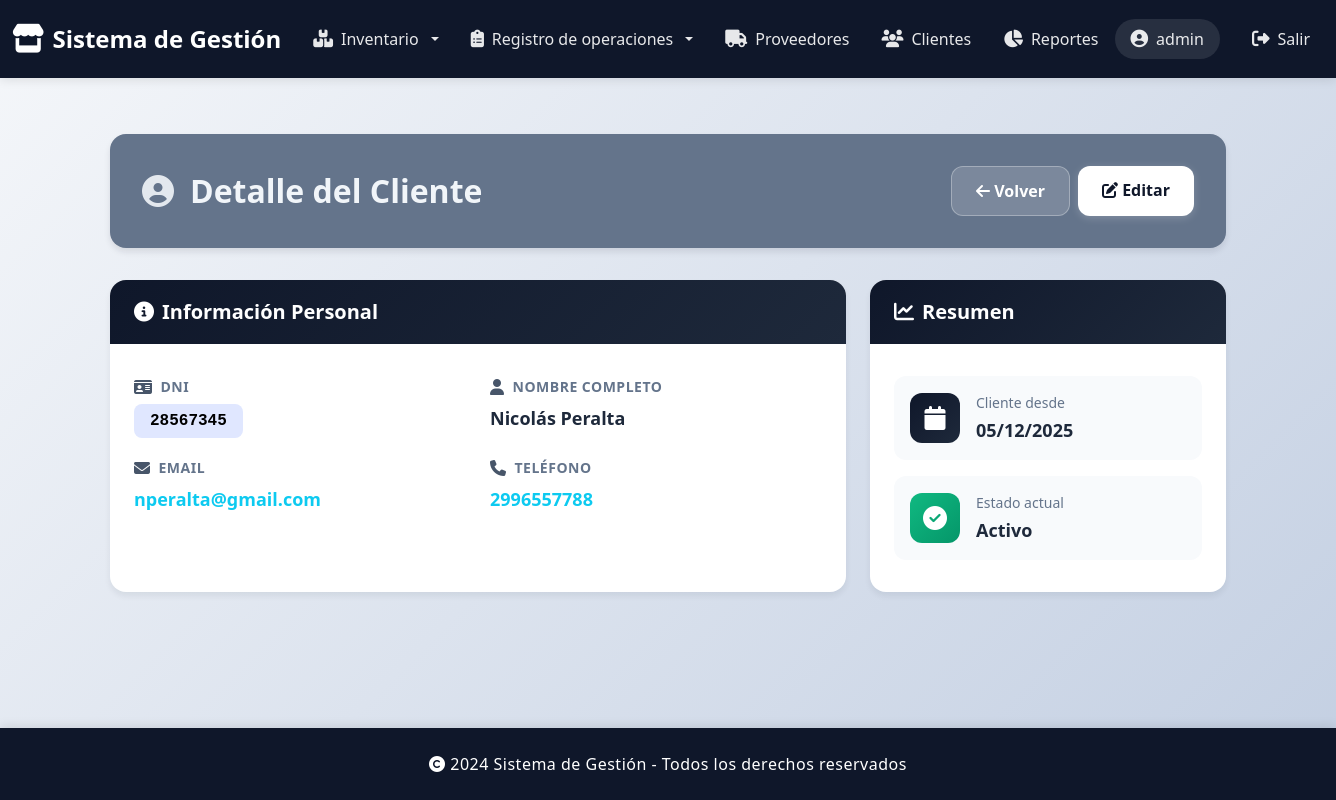
/clientes/clientes/detale/8/ (signed in), run on the app's committed database.
### gestionClientes/models.py (models this page shows, shortened)
class Cliente(models.Model):
    idCliente = models.AutoField(primary_key=True)
    nombre = models.CharField(max_length=100)
    apellido = models.CharField(max_length=100)
    dni = models.CharField(max_length=20, unique=True)
    email = models.EmailField(blank=True)
    telefono = models.CharField(max_length=20, blank=True)
    direccion = models.CharField(max_length=200, blank=True)
    fecha_registro = models.DateTimeField(auto_now_add=True)
    activo = models.BooleanField(default=True)
    class Meta:
        verbose_name = 'Cliente'
        verbose_name_plural = 'Clientes'
    def nombre_completo(self):
        return f"{self.nombre} {self.apellido}"

### gestionClientes/views.py (the view)
# urls.py: path("clientes/detale/<int:id>/", views.cliente_detalle, name="cliente_detalle"),
@login_required
def cliente_detalle(request, id):
    cliente = get_object_or_404(Cliente, idCliente=id)
    return render(request, "detalle.html", {"cliente": cliente})

### gestionClientes/templates/detalle.html (shortened to what this page needs)
{% extends 'base.html' %}
{% load static %}
{% block content %}
<div class="container mt-4 mb-5">
    <div class="page-header bg-slate-neutral">
        <div class="d-flex justify-content-between align-items-center flex-wrap gap-3">
            <h2 class="text-slate-light">
                <i class="fas fa-user-circle"></i>
                <span>Detalle del Cliente</span>
            </h2>
            <div class="d-flex gap-2 flex-wrap">
                <a href="{% url 'clientes_list' %}" class="btn btn-back">
                    <i class="fas fa-arrow-left"></i> Volver
                </a>
                <a href="{% url 'cliente_editar' cliente.idCliente %}" class="btn btn-edit-header">
                    <i class="fas fa-edit"></i> Editar
                </a>
            </div>
        </div>
    </div>
    <div class="row g-4">
        <div class="col-lg-8">
            <div class="detail-card card h-100">
                <div class="card-header">
                    <h5 class="mb-0">
                        <i class="fas fa-info-circle me-2"></i>
                        Información Personal
                    </h5>
                </div>
                <div class="card-body">
                    <div class="row g-4">
                        <div class="col-md-6">
                            <div class="info-item">
                                <label class="info-label">
                                    <i class="fas fa-id-card"></i>
                                    DNI
                                </label>
                                <div class="info-value">
                                    <span class="badge-code">{{ cliente.dni }}</span>
                                </div>
                            </div>
                        </div>
                        <div class="col-md-6">
                            <div class="info-item">
                                <label class="info-label">
                                    <i class="fas fa-user"></i>
                                    Nombre Completo
                                </label>
                                <div class="info-value">
                                    {{ cliente.nombre_completo }}
                                </div>
                            </div>
                        </div>
                        <div class="col-md-6">
                            <div class="info-item">
                                <label class="info-label">
                                    <i class="fas fa-envelope"></i>
                                    Email
                                </label>
                                <div class="info-value">
                                    {% if cliente.email %}
                                        <a href="mailto:{{ cliente.email }}" class="link-info">
                                            {{ cliente.email }}
                                        </a>
                                    {% else %}
                                        <span class="text-muted">No registrado</span>
                                    {% endif %}
                                </div>
                            </div>
                        </div>
                        <div class="col-md-6">
                            <div class="info-item">
                                <label class="info-label">
                                    <i class="fas fa-phone"></i>
                                    Teléfono
                                </label>
                                <div class="info-value">
                                    {% if cliente.telefono %}
                                        <a href="tel:{{ cliente.telefono }}" class="link-info">
                                            {{ cliente.telefono }}
                                        </a>
                                    {% else %}
                                        <span class="text-muted">No registrado</span>
                                    {% endif %}
                                </div>
                            </div>
                        </div>
                    </div>
                </div>
            </div>
        </div>
        <div class="col-lg-4">
            <div class="detail-card card h-100">
                <div class="card-header">
                    <h5 class="mb-0">
                        <i class="fas fa-chart-line me-2"></i>
                        Resumen
                    </h5>
                </div>
                <div class="card-body">
                    <div class="summary-item">
                        <div class="summary-icon bg-primary">
                            <i class="fas fa-calendar"></i>
                        </div>
                        <div class="summary-content">
                            <span class="summary-label">Cliente desde</span>
                            <span class="summary-value">{{ cliente.fecha_registro|date:"d/m/Y" }}</span>
                        </div>
                    </div>
                    <div class="summary-item">
                        <div class="summary-icon bg-success">
                            <i class="fas fa-check-circle"></i>
                        </div>
                        <div class="summary-content">
                            <span class="summary-label">Estado actual</span>
                            <span class="summary-value">
                                {% if cliente.activo %}Activo{% else %}Inactivo{% endif %}
                            </span>
                        </div>
                    </div>
                </div>
            </div>
        </div>
    </div>
</div>
{% endblock %}

### templates/base.html (shortened to what this page needs)
<!DOCTYPE html>
<html lang="es">
<head>
    <link href="https://cdn.jsdelivr.net/npm/bootstrap@5.3.0/dist/css/bootstrap.min.css" rel="stylesheet">
    <link rel="stylesheet" href="https://cdnjs.cloudflare.com/ajax/libs/font-awesome/6.4.0/css/all.min.css">
</head>
<body>
    <nav class="navbar navbar-expand-lg navbar-dark">
        <div class="container-fluid">
            <a class="navbar-brand" href="/">
                <i class="fas fa-store"></i>
                <span>Sistema de Gestión</span>
            </a>
            <div class="collapse navbar-collapse" id="navbarNav">
                <ul class="navbar-nav me-auto">
                    <li class="nav-item dropdown">
                        <a class="nav-link dropdown-toggle" href="#" role="button" data-bs-toggle="dropdown" aria-expanded="false">
                            <i class="fas fa-boxes"></i> Inventario
                        </a>
                    </li>
                    <li class="nav-item dropdown">
                        <a class="nav-link dropdown-toggle" href="#" role="button" data-bs-toggle="dropdown" aria-expanded="false">
                            <i class="fa-solid fa-clipboard-list"></i> Registro de operaciones
                        </a>
                    </li>
                    <li class="nav-item">
                        <a class="nav-link" href="{% url 'proveedores_list' %}">
                            <i class="fas fa-truck"></i> Proveedores
                        </a>
                    </li>
                    <li class="nav-item">
                        <a class="nav-link" href="{% url 'clientes_list' %}">
                            <i class="fas fa-users"></i> Clientes
                        </a>
                    </li>
                    <li class="nav-item">
                        <a class="nav-link" href="{% url 'gestionInformes:dashboard' %}">
                            <i class="fa-solid fa-chart-pie"></i> Reportes
                        </a>
                    </li>
                </ul>
                <ul class="navbar-nav">
                    {% if user.is_authenticated %}
                        <li class="nav-item me-3">
                            <span class="nav-link">
                                <i class="fas fa-user-circle"></i> {{ user.username }}
                            </span>
                        </li>
                        <li class="nav-item">
                            <a class="nav-link" href="{% url 'logout' %}">
                                <i class="fas fa-sign-out-alt"></i> Salir
                            </a>
                        </li>
                    {% endif %}
                </ul>
            </div>
        </div>
    </nav>
    <main>
        {% block content %}{% endblock %}
    </main>
    <footer class="text-white text-center">
        <div class="container">
            <p class="mb-0">
                <i class="fas fa-copyright"></i> 2024 Sistema de Gestión - Todos los derechos reservados
            </p>
        </div>
    </footer>
</body>
</html>

### templates/base.html (style rules this page uses)
:root { --slate-primary: #0f172a; --slate-secondary: #1e293b; --slate-tertiary: #334155; --slate-accent: #475569; --slate-light: #f1f5f9; --slate-success: #10b981; --slate-neutral: #64748b; }
.text-slate-light { color: var(--slate-light) !important; }
.bg-slate-neutral { background-color: var(--slate-neutral) !important; }
* { margin: 0; padding: 0; }
body { background: linear-gradient(135deg, #f5f7fa 0%, #c3cfe2 100%); display: flex; flex-direction: column; min-height: 100vh; font-family: 'Segoe UI', Tahoma, Geneva, Verdana, sans-serif; }
.navbar { background: #0f172a !important; box-shadow: 0 2px 10px rgba(0, 0, 0, 0.1); padding: 1rem 0; }
.navbar-brand { font-weight: 700; font-size: 1.5rem; color: #fff !important; transition: all 0.3s ease; display: flex; align-items: center; gap: 0.5rem; }
.navbar-brand i { font-size: 1.8rem; }
.nav-link { color: rgba(255, 255, 255, 0.9) !important; font-weight: 500; padding: 0.5rem 1rem !important; border-radius: 8px; transition: all 0.3s ease; display: flex; align-items: center; gap: 0.5rem; }
.nav-link i { font-size: 1.1rem; }
main { flex: 1; padding: 2rem 0; }
.card { border: none; border-radius: 15px; box-shadow: var(--card-shadow); transition: all 0.3s ease; overflow: hidden; }
footer { background: #0f172a; box-shadow: 0 -2px 10px rgba(0, 0, 0, 0.1); padding: 1.5rem 0; }
footer p { margin: 0; font-weight: 500; letter-spacing: 0.5px; }
.nav-item span.nav-link { background-color: rgba(255, 255, 255, 0.1); border-radius: 20px; padding: 0.5rem 1rem !important; }
html { scroll-behavior: smooth; }
main { animation: fadeIn 0.5s ease-in; }

### gestionClientes/templates/detalle.html (style rules this page uses)
.page-header { border-radius: 1rem; padding: 2rem; margin-bottom: 2rem; box-shadow: 0 4px 6px rgba(15, 23, 42, 0.1); }
.page-header h2 { margin: 0; font-weight: 700; display: flex; align-items: center; gap: 1rem; }
.page-header h2 i { font-size: 2rem; opacity: 0.9; }
.btn-back { background: rgba(255, 255, 255, 0.15); color: white; font-weight: 600; padding: 0.75rem 1.5rem; border-radius: 0.75rem; border: 1px solid rgba(255, 255, 255, 0.3); transition: all 0.3s ease; text-decoration: none; }
.btn-edit-header { background: white; color: var(--slate-primary); font-weight: 600; padding: 0.75rem 1.5rem; border-radius: 0.75rem; border: none; box-shadow: 0 2px 8px rgba(255, 255, 255, 0.2); transition: all 0.3s ease; text-decoration: none; }
.detail-card { border: none; border-radius: 1rem; box-shadow: 0 4px 6px rgba(15, 23, 42, 0.07); overflow: hidden; animation: fadeIn 0.5s ease; }
.detail-card .card-header { background: linear-gradient(135deg, var(--slate-primary) 0%, var(--slate-secondary) 100%); color: white; padding: 1.25rem 1.5rem; border: none; }
.detail-card .card-header h5 { font-weight: 600; margin: 0; display: flex; align-items: center; }
.detail-card .card-body { padding: 2rem 1.5rem; }
.info-item { display: flex; flex-direction: column; gap: 0.5rem; }
.info-label { color: var(--slate-neutral); font-weight: 600; font-size: 0.875rem; display: flex; align-items: center; gap: 0.5rem; text-transform: uppercase; letter-spacing: 0.5px; }
.info-label i { color: var(--slate-accent); font-size: 1rem; }
.info-value { color: var(--slate-secondary); font-weight: 600; font-size: 1.125rem; }
.link-info { color: var(--slate-accent); text-decoration: none; transition: all 0.3s ease; }
.badge-code { background-color: #e0e7ff; color: black; padding: 0.5rem 1rem; border-radius: 0.5rem; font-weight: 600; font-size: 1rem; font-family: 'Courier New', monospace; }
.summary-item { display: flex; align-items: center; gap: 1rem; padding: 1rem; background: #f8fafc; border-radius: 0.75rem; margin-bottom: 1rem; }
.summary-item:last-child { margin-bottom: 0; }
.summary-icon { width: 50px; height: 50px; border-radius: 0.75rem; display: flex; align-items: center; justify-content: center; color: white; font-size: 1.5rem; }
.summary-icon.bg-primary { background: linear-gradient(135deg, var(--slate-primary) 0%, var(--slate-secondary) 100%); }
.summary-icon.bg-success { background: linear-gradient(135deg, #10b981 0%, #059669 100%); }
.summary-content { display: flex; flex-direction: column; gap: 0.25rem; }
.summary-label { color: var(--slate-neutral); font-size: 0.875rem; font-weight: 500; }
.summary-value { color: var(--slate-secondary); font-size: 1.125rem; font-weight: 700; }

### data on the page
Cliente: dni "28567345", nombre_completo "Nicolás Peralta", email "nperalta@gmail.com", telefono "2996557788", fecha_registro "05/12/2025"

### other printed values
{{ user.username }} "admin"
